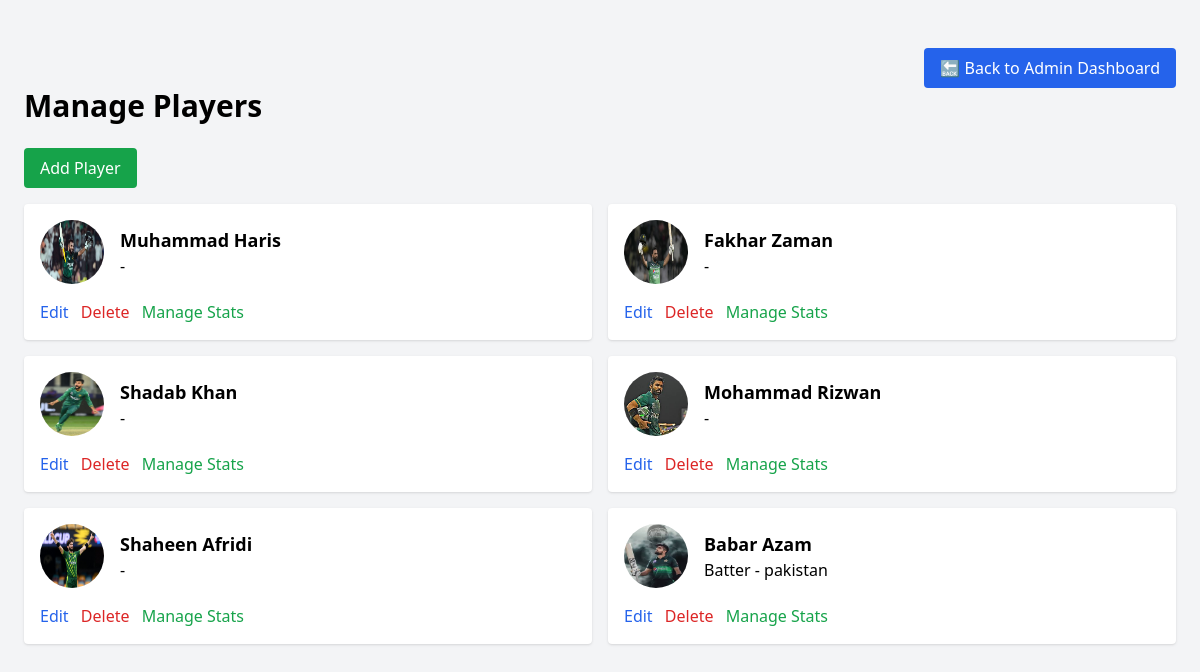
The page /admin/players.php (signed in) on the database its author committed.
### tables this page shows
CREATE TABLE `players` (
  `id` int(11) NOT NULL,
  `name` varchar(100) NOT NULL,
  `image` varchar(255) NOT NULL,
  `matches` int(11) DEFAULT 0,
  `runs` int(11) DEFAULT 0,
  `nationality` varchar(100) NOT NULL,
  `role` varchar(50) DEFAULT NULL,
  `team` varchar(100) DEFAULT NULL,
  `featured` tinyint(1) DEFAULT 0,
  `star_player` tinyint(1) DEFAULT 0,
  `born` varchar(100) DEFAULT NULL,
  `major_teams` varchar(255) DEFAULT NULL,
  `batting_style` varchar(100) DEFAULT NULL,
  `bowling_style` varchar(100) DEFAULT NULL,
  `overview` text DEFAULT NULL
);

### admin/players.php (the view, shortened to what this page needs)
<?php
include 'db.php';
$players = $conn->query("SELECT * FROM players ORDER BY id DESC");
?>
<!DOCTYPE html>
<html>
<head>
  <script src="https://cdn.tailwindcss.com"></script>
</head>
<body class="bg-gray-100 p-6">
    <div class="max-w-6xl mx-auto mt-6 text-right">
  <a href="admin-dashboard.php" class="inline-block bg-blue-600 hover:bg-blue-700 text-white font-medium px-4 py-2 rounded">
    🔙 Back to Admin Dashboard
  </a>
</div>
  <h1 class="text-3xl font-bold mb-6">Manage Players</h1>
  <a href="add-player.php" class="bg-green-600 text-white px-4 py-2 rounded mb-4 inline-block">Add Player</a>
  <div class="grid grid-cols-1 md:grid-cols-2 gap-4">
    <?php while($player = $players->fetch_assoc()): ?>
      <div class="bg-white p-4 rounded shadow">
        <div class="flex items-center space-x-4">
          <img src="../images/<?= $player['image'] ?>" class="w-16 h-16 rounded-full" />
          <div>
            <h2 class="font-bold text-lg"><?= htmlspecialchars($player['name']) ?></h2>
            <p><?= $player['role'] ?> - <?= $player['team'] ?></p>
          </div>
        </div>
        <div class="mt-4 space-x-2">
          <a href="edit-player.php?id=<?= $player['id'] ?>" class="text-blue-600 hover:underline">Edit</a>
          <a href="delete-player.php?id=<?= $player['id'] ?>" onclick="return confirm('Are you sure?')" class="text-red-600 hover:underline">Delete</a>
          <a href="manage-player-stats.php?player_id=<?= $player['id'] ?>" class="text-green-600 hover:underline">Manage Stats</a>
        </div>
      </div>
    <?php endwhile; ?>
  </div>
</body>
</html>

### rows shown on the page
players: image (picture), name "Muhammad Haris"
players: image (picture), name "Fakhar Zaman"
players: image (picture), name "Shadab Khan"
players: image (picture), name "Mohammad Rizwan"
players: image (picture), name "Shaheen Afridi"
players: image (picture), name "Babar Azam", role "Batter", team "pakistan"
